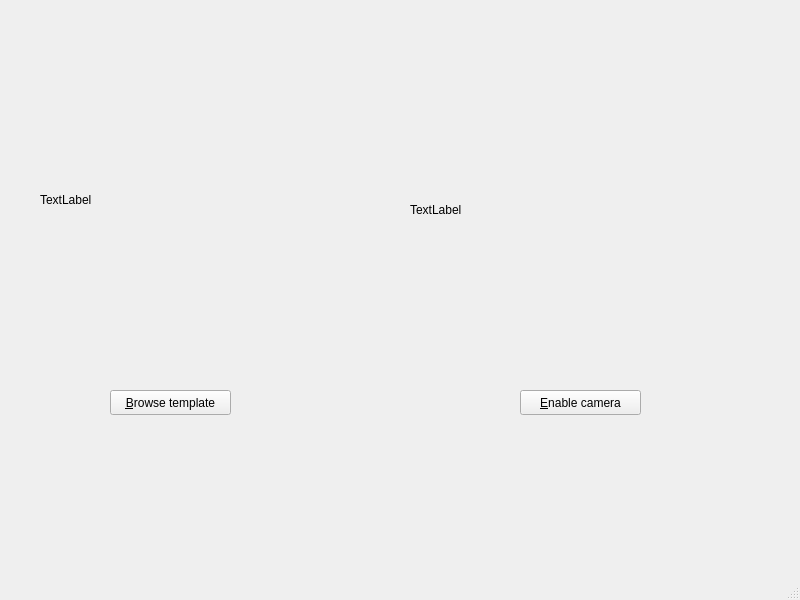
<?xml version="1.0" encoding="UTF-8"?>
<ui version="4.0">
 <class>MainWindow</class>
 <widget class="QMainWindow" name="MainWindow">
  <property name="geometry">
   <rect>
    <x>0</x>
    <y>0</y>
    <width>800</width>
    <height>600</height>
   </rect>
  </property>
  <property name="windowTitle">
   <string>SIFT Demo</string>
  </property>
  <widget class="QWidget" name="centralwidget">
   <widget class="QPushButton" name="browse_button">
    <property name="geometry">
     <rect>
      <x>110</x>
      <y>390</y>
      <width>121</width>
      <height>25</height>
     </rect>
    </property>
    <property name="text">
     <string>&amp;Browse template</string>
    </property>
   </widget>
   <widget class="QPushButton" name="toggle_cam_button">
    <property name="geometry">
     <rect>
      <x>520</x>
      <y>390</y>
      <width>121</width>
      <height>25</height>
     </rect>
    </property>
    <property name="text">
     <string>&amp;Enable camera</string>
    </property>
   </widget>
   <widget class="QLabel" name="template_label">
    <property name="geometry">
     <rect>
      <x>40</x>
      <y>80</y>
      <width>320</width>
      <height>240</height>
     </rect>
    </property>
    <property name="text">
     <string>TextLabel</string>
    </property>
   </widget>
   <widget class="QLabel" name="live_image_label">
    <property name="geometry">
     <rect>
      <x>410</x>
      <y>90</y>
      <width>320</width>
      <height>240</height>
     </rect>
    </property>
    <property name="text">
     <string>TextLabel</string>
    </property>
   </widget>
  </widget>
  <widget class="QMenuBar" name="menubar">
   <property name="geometry">
    <rect>
     <x>0</x>
     <y>0</y>
     <width>800</width>
     <height>22</height>
    </rect>
   </property>
  </widget>
  <widget class="QStatusBar" name="statusbar"/>
 </widget>
 <resources/>
 <connections/>
</ui>
